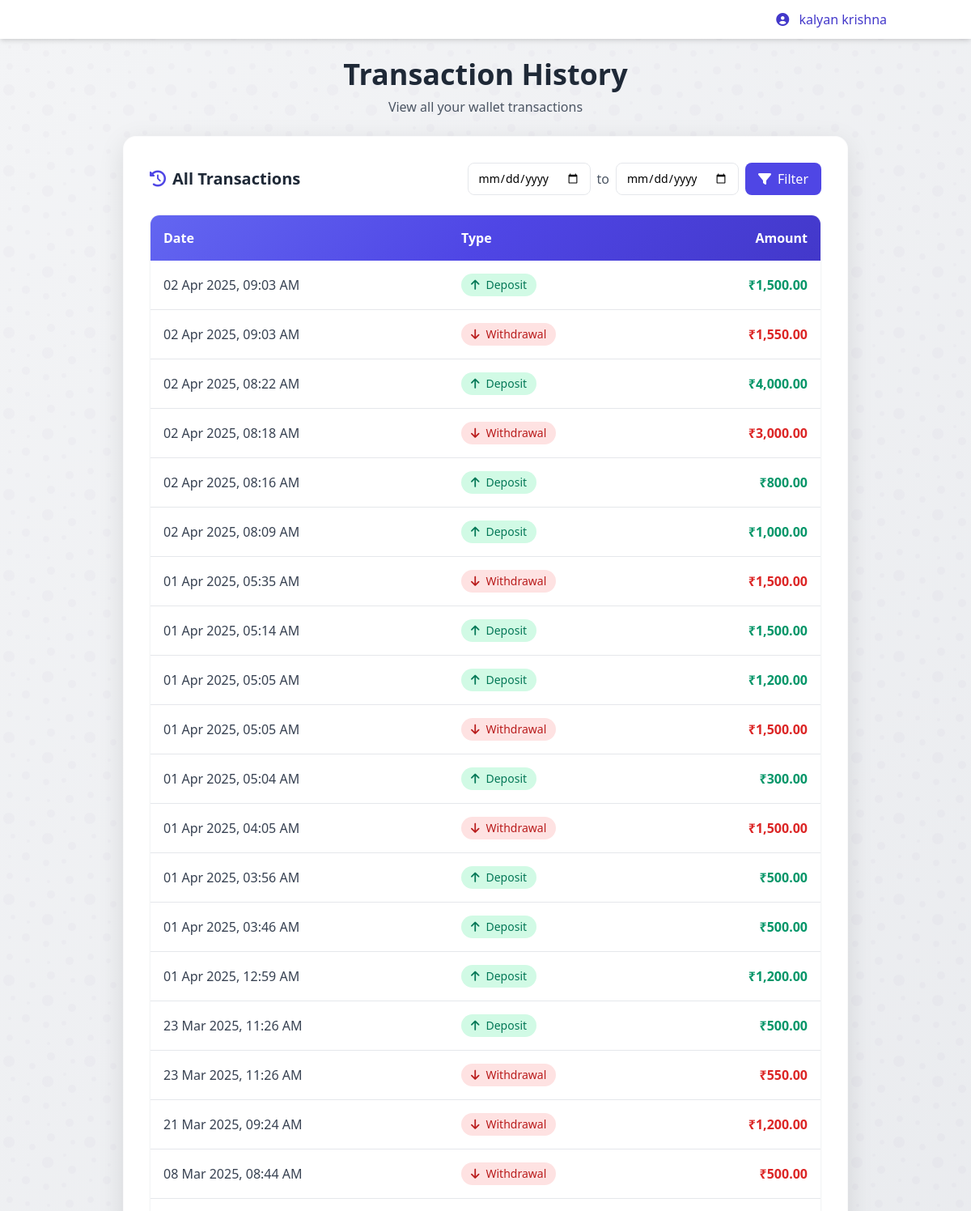
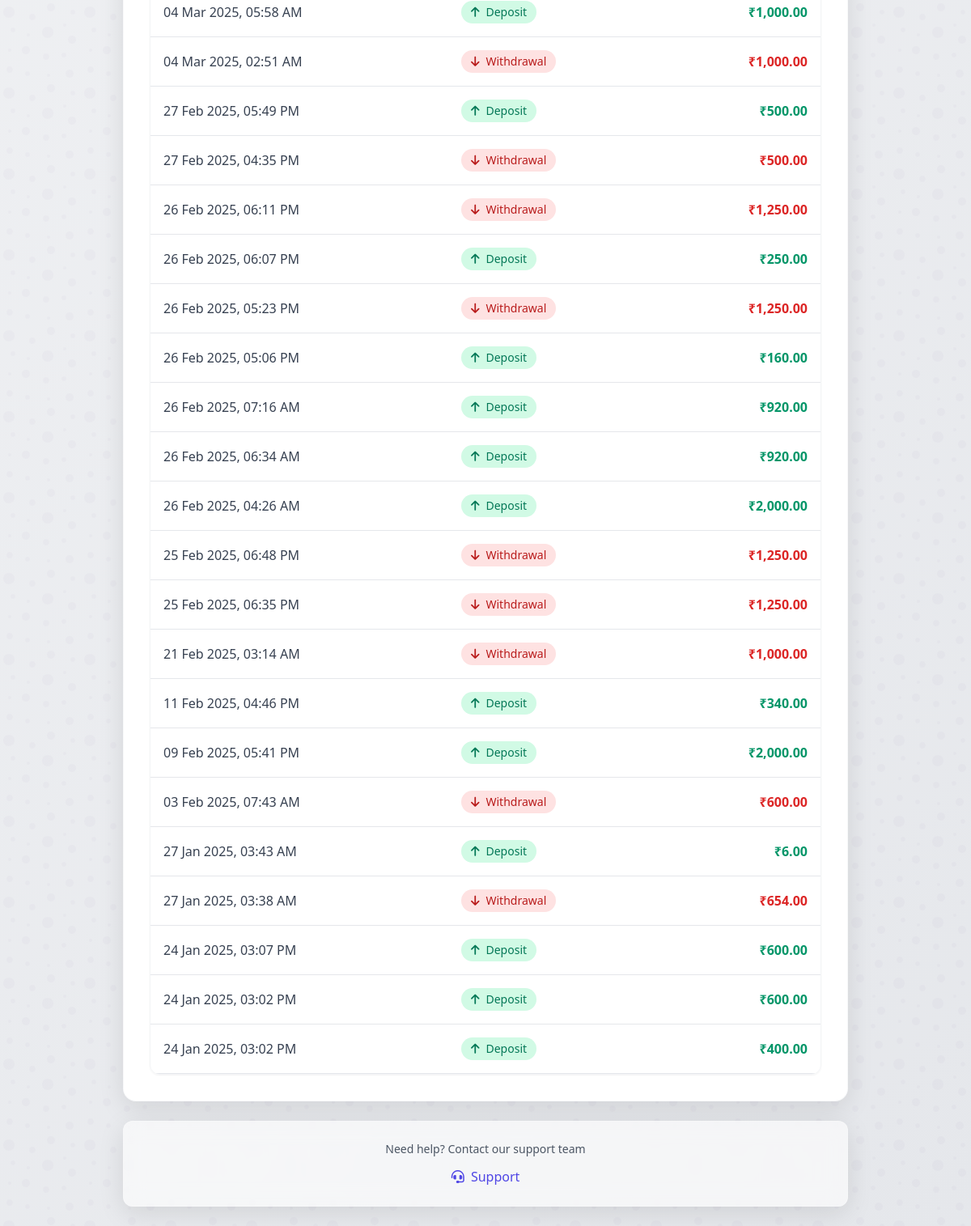
The app's page /wallet_transactions.php (signed in) with its own data (2 pictures, top to bottom).
### tables this page shows
CREATE TABLE `wallet_transactions` (
  `id` int(11) NOT NULL,
  `wallet_id` int(11) NOT NULL,
  `type` enum('Deposit','Withdrawal') NOT NULL,
  `amount` decimal(10,2) NOT NULL,
  `transaction_date` timestamp NOT NULL DEFAULT current_timestamp()
);

### wallet_transactions.php (the view, shortened to what this page needs)
<?php
include 'config.php';
$username = $_SESSION['username'];
$user_email = $_SESSION['email'];
$start_date = isset($_GET['start_date']) ? $_GET['start_date'] : null;
$end_date = isset($_GET['end_date']) ? $_GET['end_date'] : null;
try {
    $stmt = $conn->prepare("SELECT id FROM signup WHERE email = ?");
    $stmt->bind_param("s", $user_email);
    $stmt->execute();
    $result = $stmt->get_result();
    $user = $result->fetch_assoc();
    $user_id = $user['id'];
    $query = "SELECT type, amount, transaction_date AS date FROM wallet_transactions WHERE wallet_id = ?";
    $query .= " ORDER BY transaction_date DESC";
    $transactions_stmt = $conn->prepare($query);
    if ($start_date && $end_date) {
        $transactions_stmt->bind_param("iss", $user_id, $start_date, $end_date);
    } else {
        $transactions_stmt->bind_param("i", $user_id);
    }
    $transactions_stmt->execute();
    $transactions_result = $transactions_stmt->get_result();
    $transactions = $transactions_result->fetch_all(MYSQLI_ASSOC);
} catch (Exception $e) {
    error_log("Transactions Error: " . $e->getMessage());
    die("An error occurred while fetching your transactions.");
}
?>
<!DOCTYPE html>
<html lang="en">
<head>
    <link href="https://cdnjs.cloudflare.com/ajax/libs/tailwindcss/2.2.19/tailwind.min.css" rel="stylesheet">
    <link href="https://cdnjs.cloudflare.com/ajax/libs/font-awesome/6.0.0/css/all.min.css" rel="stylesheet">
</head>
<body class="bg-pattern min-h-screen">
    <div class="sticky top-0 bg-white shadow-md z-10">
        <div class="container mx-auto px-4">
            <div class="flex justify-between items-center py-3">
                <div class="text-indigo-700 font-medium">
                    <i class="fas fa-user-circle mr-2"></i>
                    <?php echo htmlspecialchars($username); ?>
                </div>
            </div>
        </div>
    </div>
    <div class="container mx-auto px-4 py-6">
        <div class="max-w-4xl mx-auto">
            <div class="mb-6 text-center">
                <h1 class="text-3xl sm:text-4xl font-bold text-gray-800 mb-2">Transaction History</h1>
                <p class="text-gray-600">View all your wallet transactions</p>
            </div>
            <div class="glass-card rounded-2xl overflow-hidden">
                <div class="p-6 sm:p-8 bg-white">
                    <div class="flex items-center justify-between mb-6">
                        <h3 class="text-xl font-bold text-gray-800 flex items-center">
                            <i class="fas fa-history text-indigo-600 mr-2"></i>
                            All Transactions
                        </h3>
                        <form method="GET" class="date-filter-form">
                            <div class="flex items-center space-x-2">
                                <input type="date" name="start_date" value="<?php echo htmlspecialchars($start_date ?? ''); ?>"
                                    class="border rounded-lg px-3 py-2 text-sm">
                                <span class="text-gray-600">to</span>
                                <input type="date" name="end_date" value="<?php echo htmlspecialchars($end_date ?? ''); ?>"
                                    class="border rounded-lg px-3 py-2 text-sm">
                                <button type="submit" class="bg-indigo-600 text-white px-4 py-2 rounded-lg hover:bg-indigo-700">
                                    <i class="fas fa-filter mr-2"></i>Filter
                                </button>
                            </div>
                        </form>
                    </div>
                    <div class="overflow-x-auto rounded-xl shadow-sm border border-gray-100">
                        <?php if (empty($transactions)): ?>
                            <div class="p-8 text-center">
                                <div class="bg-gray-50 rounded-full h-20 w-20 flex items-center justify-center mx-auto mb-4">
                                    <i class="fas fa-receipt text-3xl text-gray-400"></i>
                                </div>
                                <h4 class="text-lg font-medium text-gray-700 mb-2">No transactions found</h4>
                                <p class="text-gray-500">
                                    <?php echo ($start_date && $end_date) ?
                                        "No transactions found for the selected date range." :
                                        "Your transaction history will appear here once you make transactions."; ?>
                                </p>
                            </div>
                        <?php else: ?>
                            <table class="w-full">
                                <thead>
                                    <tr class="header-gradient text-white text-left">
                                        <th class="p-4 rounded-tl-lg">Date</th>
                                        <th class="p-4">Type</th>
                                        <th class="p-4 rounded-tr-lg text-right">Amount</th>
                                    </tr>
                                </thead>
                                <tbody>
                                    <?php foreach ($transactions as $index => $transaction): ?>
                                        <tr class="transaction-hover border-b <?php echo $index === count($transactions) - 1 ? 'border-0' : ''; ?>">
                                            <td class="p-4 text-gray-700">
                                                <?php
                                                $date = new DateTime($transaction['date']);
                                                echo $date->format('d M Y, h:i A');
                                                ?>
                                            </td>
                                            <td class="p-4">
                                                <span class="inline-flex items-center px-3 py-1 rounded-full text-sm
                                                    <?php echo $transaction['type'] == 'Deposit' ? 'bg-green-100 text-green-700' : 'bg-red-100 text-red-700'; ?>">
                                                    <?php if ($transaction['type'] == 'Deposit'): ?>
                                                        <i class="fas fa-arrow-up mr-2"></i>
                                                    <?php else: ?>
                                                        <i class="fas fa-arrow-down mr-2"></i>
                                                    <?php endif; ?>
                                                    <?php echo htmlspecialchars($transaction['type']); ?>
                                                </span>
                                            </td>
                                            <td class="p-4 text-right font-semibold
                                                <?php echo $transaction['type'] == 'Deposit' ? 'text-green-600' : 'text-red-600'; ?>">
                                                ₹<?php echo number_format(abs($transaction['amount']), 2); ?>
                                            </td>
                                        </tr>
                                    <?php endforeach; ?>
                                </tbody>
                            </table>
                        <?php endif; ?>
                    </div>
                </div>
            </div>
            <div class="glass-card rounded-xl p-6 text-center mt-6">
                <p class="text-gray-600 text-sm">Need help? Contact our support team</p>
                <div class="flex justify-center mt-3 space-x-4">
                    <a href="contact.php" class="text-indigo-600 hover:text-indigo-800 transition">
                        <i class="fas fa-headset mr-1"></i> Support
                    </a>
                </div>
            </div>
        </div>
    </div>
</body>
</html>

### wallet_transactions.php (style rules this page uses)
.glass-card { background: rgba(255, 255, 255, 0.6); backdrop-filter: blur(12px); -webkit-backdrop-filter: blur(12px); border: 1px solid rgba(255, 255, 255, 0.2); box-shadow: 0 8px 32px rgba(0, 0, 0, 0.1); }
.header-gradient { background: linear-gradient(135deg, #6366f1 0%, #4f46e5 50%, #4338ca 100%); }
.date-filter-form { display: flex; gap: 1rem; align-items: center; }

### records on screen
wallet_transactions: transaction_date "02 Apr 2025, 09:03 AM", type "Deposit", amount "1,500.00"
wallet_transactions: transaction_date "02 Apr 2025, 09:03 AM", type "Withdrawal", amount "1,550.00"
wallet_transactions: transaction_date "02 Apr 2025, 08:22 AM", type "Deposit", amount "4,000.00"
wallet_transactions: transaction_date "02 Apr 2025, 08:18 AM", type "Withdrawal", amount "3,000.00"
wallet_transactions: transaction_date "02 Apr 2025, 08:16 AM", type "Deposit", amount "800.00"
wallet_transactions: transaction_date "02 Apr 2025, 08:09 AM", type "Deposit", amount "1,000.00"
wallet_transactions: transaction_date "01 Apr 2025, 05:35 AM", type "Withdrawal", amount "1,500.00"
wallet_transactions: transaction_date "01 Apr 2025, 05:14 AM", type "Deposit", amount "1,500.00"
wallet_transactions: transaction_date "01 Apr 2025, 05:05 AM", type "Deposit", amount "1,200.00"
wallet_transactions: transaction_date "01 Apr 2025, 05:05 AM", type "Withdrawal", amount "1,500.00"
wallet_transactions: transaction_date "01 Apr 2025, 05:04 AM", type "Deposit", amount "300.00"
wallet_transactions: transaction_date "01 Apr 2025, 04:05 AM", type "Withdrawal", amount "1,500.00"
wallet_transactions: transaction_date "01 Apr 2025, 03:56 AM", type "Deposit", amount "500.00"
wallet_transactions: transaction_date "01 Apr 2025, 03:46 AM", type "Deposit", amount "500.00"
wallet_transactions: transaction_date "01 Apr 2025, 12:59 AM", type "Deposit", amount "1,200.00"
wallet_transactions: transaction_date "23 Mar 2025, 11:26 AM", type "Deposit", amount "500.00"
wallet_transactions: transaction_date "23 Mar 2025, 11:26 AM", type "Withdrawal", amount "550.00"
wallet_transactions: transaction_date "21 Mar 2025, 09:24 AM", type "Withdrawal", amount "1,200.00"
wallet_transactions: transaction_date "08 Mar 2025, 08:44 AM", type "Withdrawal", amount "500.00"
wallet_transactions: transaction_date "04 Mar 2025, 05:58 AM", type "Deposit", amount "1,000.00"
wallet_transactions: transaction_date "04 Mar 2025, 02:51 AM", type "Withdrawal", amount "1,000.00"
wallet_transactions: transaction_date "27 Feb 2025, 05:49 PM", type "Deposit", amount "500.00"
wallet_transactions: transaction_date "27 Feb 2025, 04:35 PM", type "Withdrawal", amount "500.00"
wallet_transactions: transaction_date "26 Feb 2025, 06:11 PM", type "Withdrawal", amount "1,250.00"
wallet_transactions: transaction_date "26 Feb 2025, 06:07 PM", type "Deposit", amount "250.00"
wallet_transactions: transaction_date "26 Feb 2025, 05:23 PM", type "Withdrawal", amount "1,250.00"
wallet_transactions: transaction_date "26 Feb 2025, 05:06 PM", type "Deposit", amount "160.00"
wallet_transactions: transaction_date "26 Feb 2025, 07:16 AM", type "Deposit", amount "920.00"
wallet_transactions: transaction_date "26 Feb 2025, 06:34 AM", type "Deposit", amount "920.00"
wallet_transactions: transaction_date "26 Feb 2025, 04:26 AM", type "Deposit", amount "2,000.00"
wallet_transactions: transaction_date "25 Feb 2025, 06:48 PM", type "Withdrawal", amount "1,250.00"
wallet_transactions: transaction_date "25 Feb 2025, 06:35 PM", type "Withdrawal", amount "1,250.00"
wallet_transactions: transaction_date "21 Feb 2025, 03:14 AM", type "Withdrawal", amount "1,000.00"
wallet_transactions: transaction_date "11 Feb 2025, 04:46 PM", type "Deposit", amount "340.00"
wallet_transactions: transaction_date "09 Feb 2025, 05:41 PM", type "Deposit", amount "2,000.00"
wallet_transactions: transaction_date "03 Feb 2025, 07:43 AM", type "Withdrawal", amount "600.00"
wallet_transactions: transaction_date "27 Jan 2025, 03:43 AM", type "Deposit", amount "6.00"
wallet_transactions: transaction_date "27 Jan 2025, 03:38 AM", type "Withdrawal", amount "654.00"
wallet_transactions: transaction_date "24 Jan 2025, 03:07 PM", type "Deposit", amount "600.00"
wallet_transactions: transaction_date "24 Jan 2025, 03:02 PM", type "Deposit", amount "600.00"
wallet_transactions: transaction_date "24 Jan 2025, 03:02 PM", type "Deposit", amount "400.00"

### other values on screen
$username "kalyan krishna"
